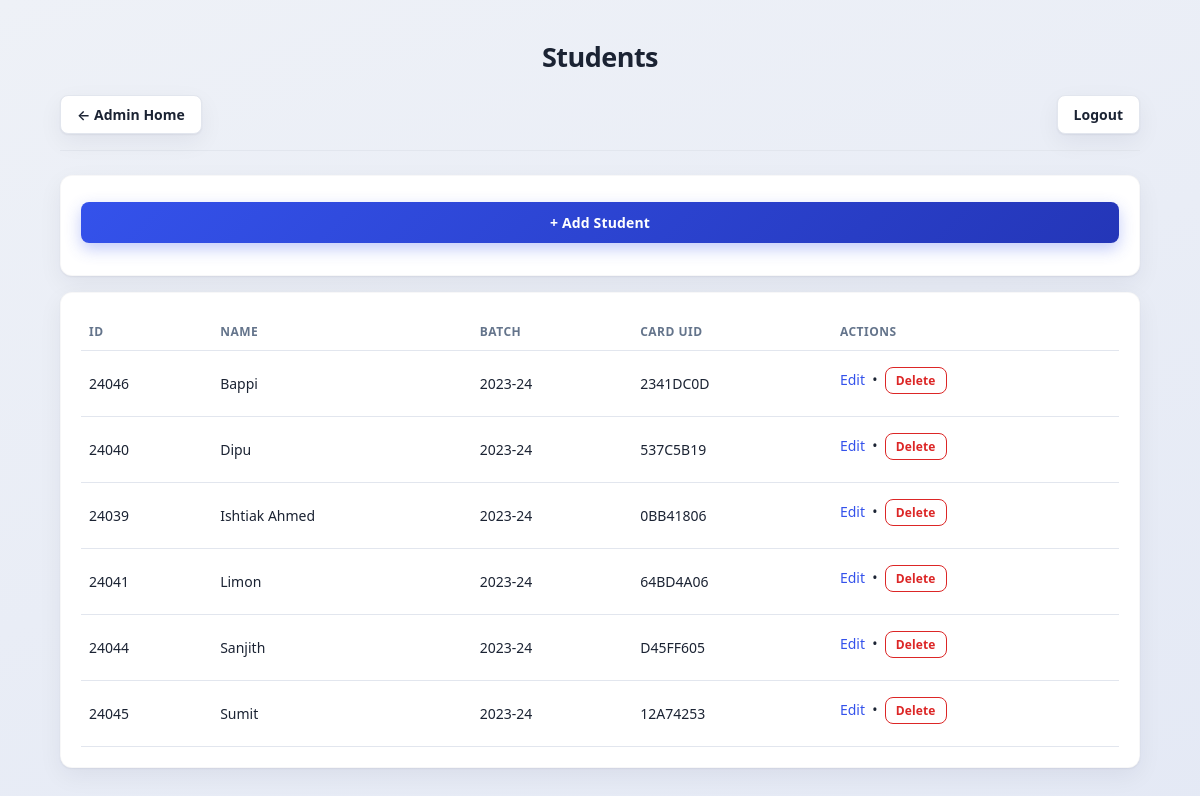
The app's page /admin/students/ (signed in) with its own data.
### tables this page shows
CREATE TABLE Students(

student_id TEXT PRIMARY KEY,

name TEXT NOT NULL,

batch INTEGER,

rfid_uid TEXT UNIQUE

);

### admin.py (the view)
@admin_bp.route("/<entity>/")
@login_required(role="admin")
def entity_list(entity):
    if entity not in ENTITY_META:
        return redirect(url_for("admin.dashboard"))
    conn = get_connection()
    cur = conn.cursor()
    columns, rows = LIST_BUILDERS[entity](cur)
    conn.close()
    return render_template(
        "admin_entity_list.html",
        entity=entity,
        entity_label=ENTITY_META[entity]["label"],
        pk_field=ENTITY_META[entity]["pk"],
        columns=columns,
        rows=rows,
    )

### admin.py (called while the page is built)
def _list_students(cur):
    columns = [("student_id", "ID"), ("name", "Name"), ("batch", "Batch"), ("rfid_uid", "Card UID")]
    cur.execute("SELECT student_id, name, batch, rfid_uid FROM Students ORDER BY name")
    return columns, cur.fetchall()

### database.py (called while the page is built, shortened)
def _ensure_schema(conn):
    global _SCHEMA_CHECKED
    if _SCHEMA_CHECKED:
        return

def get_connection():
    conn = sqlite3.connect(DATABASE)
    conn.row_factory = sqlite3.Row
    _ensure_schema(conn)
    return conn

### ui.py (called while the page is built)
def login_required(role=None):
    def decorator(view):
        @wraps(view)
        def wrapped(*args, **kwargs):
            user_role = session.get("role")
            if not user_role:
                return redirect(url_for("ui.login"))
            if role and user_role != role:
                return redirect(url_for("ui.teacher_dashboard" if user_role == "teacher" else "ui.student_dashboard"))
            return view(*args, **kwargs)
        return wrapped
    return decorator

### templates/admin_entity_list.html (shortened to what this page needs)
<!doctype html>
<html lang="en">
<head>
  <link rel="stylesheet" href="{{ url_for('static', filename='styles.css') }}" />
</head>
<body>
  <div class="container">
    <h1 class="page-title">{{ entity_label }}s</h1>
    <div class="top">
      <a class="logout-btn" href="{{ url_for('admin.dashboard') }}">← Admin Home</a>
      <a class="logout-btn" href="{{ url_for('ui.logout') }}">Logout</a>
    </div>
    <div class="card" style="margin-bottom:16px;">
      <a href="{{ url_for('admin.entity_new', entity=entity) }}">
        <button type="button">+ Add {{ entity_label }}</button>
      </a>
    </div>
    <div class="card">
      {% if rows %}
      <table>
        <thead>
          <tr>
            {% for col_name, col_label in columns %}<th>{{ col_label }}</th>{% endfor %}
            <th>Actions</th>
          </tr>
        </thead>
        <tbody>
          {% for row in rows %}
          <tr>
            {% for col_name, col_label in columns %}
            <td>{{ row[col_name] if row[col_name] is not none else '—' }}</td>
            {% endfor %}
            <td>
              <a href="{{ url_for('admin.entity_edit', entity=entity, pk=row[pk_field]) }}">Edit</a>
              &nbsp;•&nbsp;
              <form method="post" action="{{ url_for('admin.entity_delete', entity=entity, pk=row[pk_field]) }}"
                    style="display:inline;"
                    onsubmit="return confirm('Delete this {{ entity_label|lower }}? This cannot be undone.');">
                <button type="submit" class="btn-ghost-danger" style="width:auto; min-width:0; padding:4px 10px; font-size:12px;">Delete</button>
              </form>
            </td>
          </tr>
          {% endfor %}
        </tbody>
      </table>
      {% else %}
      <p class="empty-note">No {{ entity_label|lower }}s yet.</p>
      {% endif %}
    </div>
  </div>
</body>
</html>

### static/styles.css (style rules this page uses)
:root { --bg: #eef1f7; --bg-gradient: linear-gradient(160deg, #eef1f7 0%, #e4e9f5 100%); --card: #ffffff; --text: #1b2333; --muted: #64748b; --line: #e2e6ee; --primary: #3452eb; --primary-dark: #2436b8; --primary-soft: #eef0fe; --danger: #dc2626; --danger-soft: #fdecec; --good: #15803d; --good-soft: #e3f6e9; --good-strong: #0f9d58; --warn: #4d7c0f; --warn-soft: #eef8e0; --radius: 12px; --shadow: 0 1px 2px rgba(20, 25, 45, 0.06), 0 8px 24px rgba(20, 25, 45, 0.06); }
body { margin: 0; font-family: "Segoe UI", "Inter", system-ui, -apple-system, Arial, sans-serif; background: var(--bg-gradient); color: var(--text); min-height: 100vh; box-sizing: border-box; }
.container { max-width: 1080px; margin: 0 auto; padding: 32px 20px 60px; }
.top { display: flex; justify-content: space-between; align-items: center; margin-bottom: 24px; padding-bottom: 16px; border-bottom: 1px solid var(--line); }
.page-title { text-align: center; font-size: 27px; font-weight: 800; letter-spacing: -0.02em; margin: 6px 0 20px; color: var(--text); }
.logout-btn { display: inline-flex; align-items: center; gap: 6px; padding: 9px 16px; border-radius: 8px; background: var(--card); border: 1px solid var(--line); color: var(--text); font-size: 14px; font-weight: 600; box-shadow: var(--shadow); transition: all 0.15s ease; }
.card { background: var(--card); border-radius: var(--radius); padding: 20px; box-shadow: var(--shadow); border: 1px solid rgba(20, 25, 45, 0.03); }
.card + .card { margin-top: 16px; }
a { color: var(--primary); text-decoration: none; }
input, select, button { width: 100%; padding: 11px 12px; border: 1px solid var(--line); border-radius: 8px; margin-top: 6px; margin-bottom: 12px; font-size: 14px; font-family: inherit; background: #fff; color: var(--text); }
button { background: linear-gradient(135deg, var(--primary), var(--primary-dark)); color: white; border: 0; cursor: pointer; font-weight: 600; letter-spacing: 0.01em; box-shadow: 0 6px 16px rgba(52, 82, 235, 0.3); transition: transform 0.1s ease, box-shadow 0.15s ease; }
table { width: 100%; border-collapse: collapse; background: var(--card); font-size: 14px; }
th, td { border-bottom: 1px solid var(--line); padding: 10px 8px; text-align: left; }
th { background: transparent; color: var(--muted); font-size: 12px; text-transform: uppercase; letter-spacing: 0.04em; font-weight: 700; }
.btn-ghost-danger { background: #fff; color: var(--danger); border: 1px solid var(--danger); box-shadow: none; width: auto; min-width: 160px; }

### records on screen
Students: student_id "24046" "Bappi" "2023-24" "2341DC0D"
Students: student_id "24040" "Dipu" "2023-24" "537C5B19"
Students: student_id "24039" "Ishtiak Ahmed" "2023-24" "0BB41806"
Students: student_id "24041" "Limon" "2023-24" "64BD4A06"
Students: student_id "24044" "Sanjith" "2023-24" "D45FF605"
Students: student_id "24045" "Sumit" "2023-24" "12A74253"

### other values on screen
{{ entity_label }} "Student"
{{ col_label }} "ID" "NAME" "BATCH" "CARD UID"
